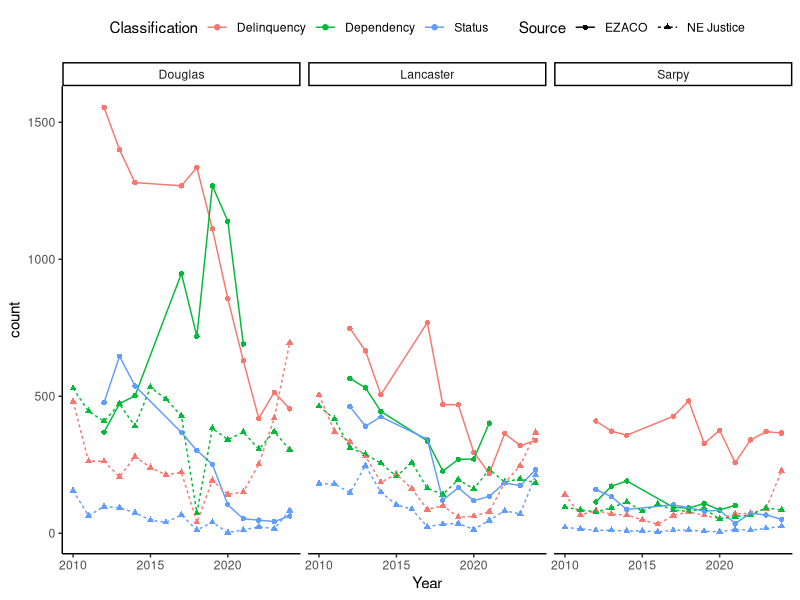

This chart was generated by the following R code:
library(tidyverse)

df <- read_csv("Counts.csv")

ezaco <- read_csv("EZACO.csv") |>
  gather( key = "Classification", value = "count", 3:5) |>
  drop_na() |>
  mutate( Source = "EZACO")

df |>
  mutate( Classification = ifelse( Classification == "Felony" | Classification == "Misdemeanor", "Delinquency", Classification)) |>
  group_by(Classification, Year, County) |>
  summarize(count = sum(count)) |>
  filter(Classification != "Traffic Offense") -> df

df |> mutate( Source = "NE Justice") |> rbind(ezaco) -> df


ggplot(df, aes( x = Year, y = count, color = Classification)) +
  geom_point(aes(shape = Source)) +
  geom_line(aes(linetype = Source)) +
  facet_wrap(~ County) +
  theme_classic() +
  theme(legend.position = "top")
